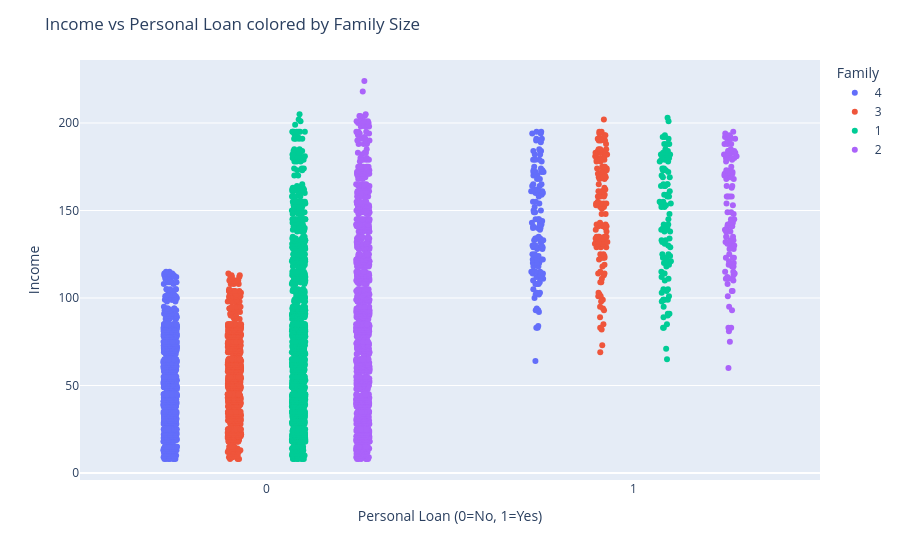

Notebook code cell kept with this figure:
### Markdown cell above
### Income vs Personal Loan | Colored by Family Size

### Code cell
#Income_vs_Personal_Loan_colored_by_Family_Size

fig = px.strip(df, x='Personal_Loan', y='Income', color='Family')

fig.update_layout(
    title='Income vs Personal Loan colored by Family Size',
    xaxis_title='Personal Loan (0=No, 1=Yes)',
    yaxis_title='Income'
)

fig.show()

### Figure 1 — Plotly figure (JSON) as saved in the notebook; plotly's stock layout.template omitted (floating-point values rounded to 4 significant figures; data arrays with more than 128 entries replaced by an {"elided": "..."} marker saying what was removed)
{"data": [{"alignmentgroup": "True", "boxpoints": "all", "fillcolor": "rgba(255,255,255,0)", "hoveron": "points", "hovertemplate": "Family=4<br>Personal_Loan=%{x}<br>Income=%{y}<extra></extra>", "legendgroup": "4", "line": {"color": "rgba(255,255,255,0)"}, "marker": {"color": "#636efa"}, "name": "4", "offsetgroup": "4", "orientation": "v", "pointpos": 0, "showlegend": true, "type": "box", "x": {"elided": "1221 int values"}, "x0": " ", "xaxis": "x", "y": {"elided": "1221 int values"}, "y0": " ", "yaxis": "y"}, {"alignmentgroup": "True", "boxpoints": "all", "fillcolor": "rgba(255,255,255,0)", "hoveron": "points", "hovertemplate": "Family=3<br>Personal_Loan=%{x}<br>Income=%{y}<extra></extra>", "legendgroup": "3", "line": {"color": "rgba(255,255,255,0)"}, "marker": {"color": "#EF553B"}, "name": "3", "offsetgroup": "3", "orientation": "v", "pointpos": 0, "showlegend": true, "type": "box", "x": {"elided": "1010 int values"}, "x0": " ", "xaxis": "x", "y": {"elided": "1010 int values"}, "y0": " ", "yaxis": "y"}, {"alignmentgroup": "True", "boxpoints": "all", "fillcolor": "rgba(255,255,255,0)", "hoveron": "points", "hovertemplate": "Family=1<br>Personal_Loan=%{x}<br>Income=%{y}<extra></extra>", "legendgroup": "1", "line": {"color": "rgba(255,255,255,0)"}, "marker": {"color": "#00cc96"}, "name": "1", "offsetgroup": "1", "orientation": "v", "pointpos": 0, "showlegend": true, "type": "box", "x": {"elided": "1472 int values"}, "x0": " ", "xaxis": "x", "y": {"elided": "1472 int values"}, "y0": " ", "yaxis": "y"}, {"alignmentgroup": "True", "boxpoints": "all", "fillcolor": "rgba(255,255,255,0)", "hoveron": "points", "hovertemplate": "Family=2<br>Personal_Loan=%{x}<br>Income=%{y}<extra></extra>", "legendgroup": "2", "line": {"color": "rgba(255,255,255,0)"}, "marker": {"color": "#ab63fa"}, "name": "2", "offsetgroup": "2", "orientation": "v", "pointpos": 0, "showlegend": true, "type": "box", "x": {"elided": "1296 int values"}, "x0": " ", "xaxis": "x", "y": {"elided": "1296 int values"}, "y0": " ", "yaxis": "y"}], "layout": {"boxmode": "group", "legend": {"title": {"text": "Family"}, "tracegroupgap": 0}, "margin": {"t": 60}, "title": {"text": "Income vs Personal Loan colored by Family Size"}, "xaxis": {"anchor": "y", "domain": [0, 1], "title": {"text": "Personal Loan (0=No, 1=Yes)"}}, "yaxis": {"anchor": "x", "domain": [0, 1], "title": {"text": "Income"}}}}
